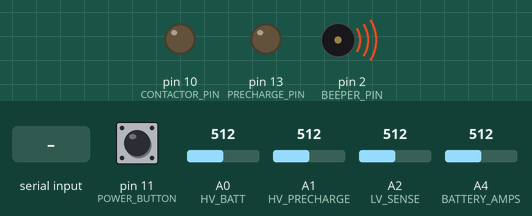
This sketch was run on a simulated Arduino Uno, built with avr-gcc and run on an emulated ATmega328P. Parts: output pins drawn as LEDs (lit = HIGH), buzzer (waves = sounding). Inputs (shaded band) come from the test bench; at power-on: A0 (HV_BATT) = 512, A1 (HV_PRECHARGE) = 512, pin 11 (POWER_BUTTON) HIGH, A2 (LV_SENSE) = 512, A4 (BATTERY_AMPS) = 512. Pins used as bus, display or sensor lines are not drawn; what the sketch prints to the serial monitor is not drawn.

Above: at 1.2 s.
1.3 s: "1\n" received over Serial
At 3.6 s:
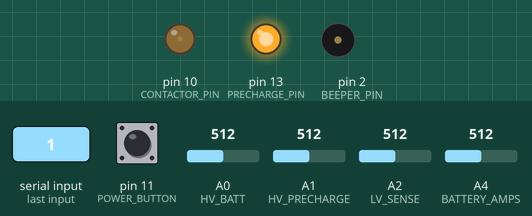
4.0 s: A0 (HV_BATT) set to 534
7.0 s: A0 (HV_BATT) set to 561
At 9.1 s:
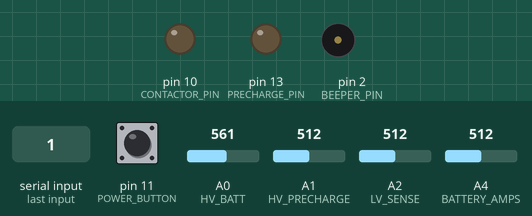
9.5 s: byte 49 ('1') received over Serial
At 9.75 s:
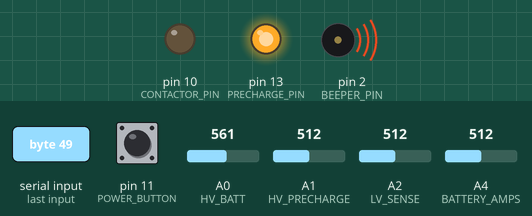
14.0 s: A1 (HV_PRECHARGE) set to 992
At 15.4 s:
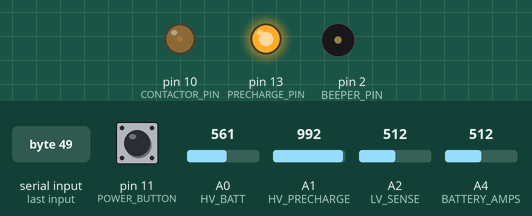
Timing chart, 0 to 17.0 s (numbered marks = the images above; inputs shaded):
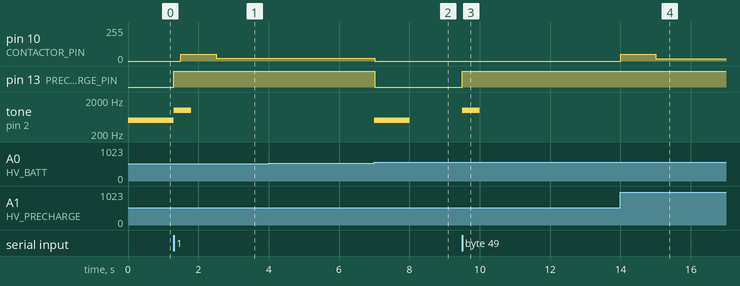

Measured:
- the behaviour switches between 548 and 549 on A0 (HV_BATT) (found by bisection; images 1 and 2)
- after the input at 1.3 s, pin 10 (CONTACTOR_PIN): 0/255 → 50/255 after 0.20 s, → 19/255 1.0 s later; pin 13 (PRECHARGE_PIN): LOW → HIGH at once; tone on pin 2 (BEEPER_PIN): 500 Hz → 1000 Hz at once, → silent 0.50 s later
- after the input at 4.0 s, every drawn part: stays the same
- after the input at 7.0 s, pin 10 (CONTACTOR_PIN): 19/255 → 0/255 at once; pin 13 (PRECHARGE_PIN): HIGH → LOW at once; tone on pin 2 (BEEPER_PIN): silent → 500 Hz at once, → silent 1.0 s later
- after the input at 9.5 s, pin 13 (PRECHARGE_PIN): LOW → HIGH at once; tone on pin 2 (BEEPER_PIN): silent → 1000 Hz at once, → silent 0.50 s later
- after the input at 14.0 s, pin 10 (CONTACTOR_PIN): 0/255 → 50/255 at once, → 17/255 1.0 s later

The sketch:

precharger.ino
```cpp
#define BAUDRATE        38400

uint32_t last_mode_change = 0;
enum mode_type { MODE_OFF = 0, MODE_PRECHARGE, MODE_CLOSING, MODE_ON };
int mode = MODE_OFF;

#define PRECHARGE_PIN   13
#define DCDC_ENABLE_PIN 12
#define POWER_BUTTON    11
#define CONTACTOR_PIN   10
#define BEEPER_PIN      2

#define HV_BATT         A0
#define HV_PRECHARGE    A1
#define HV_DIVISOR      (1023./103900.*3900./5./1.042) // ADC / resistors total * shunt resistor / AREF / fudge
#define LV_SENSE        A2
#define LV_DIVISOR      (1023./8810.*2000./5.) // ADC / resistors total * shunt resistor / AREF
#define BATTERY_AMPS    A4 // current sensor inside Zero battery contactor
#define BATTERY_AMPS_DIVISOR    1.4 // 4.0A = 515.0
#define BATTERY_AMPS_ZERO       509.4 // at zero current flow.  increases with discharge current
#define OVERSAMPLES     25.0 // number of times to analogRead() for oversampling
#define MIN_TURNON_VOLTAGE      (2.9*28) // 2.9*28=81.2 below this voltage we just won't turn on
#define MAX_BATTERY_AMPS        500 // this shouldn't happen right?
#define CONTACTOR_V_LATCH       15 // voltage to click contactor shut hard for a second
#define CONTACTOR_V_HOLD        5 // voltage to keep contactor closed once it's closed
#define CONTACTOR_WAIT_TIME     3000 // how long to wait for amps to fall below CONTACTOR_WAIT_AMPS
#define CONTACTOR_WAIT_AMPS     3    // before opening contactor even though there's current
#define ALERT_VOLTAGE   (3.0*28) // battery warning light or something below this voltage while running
#define PRECHARGE_TIMEOUT       10000 // milliseconds to wait before precharge is considered a failure
#define PRECHARGE_MINTIME       200 // milliseconds before precharge could possibly complete
#define PRECHARGE_MIN_RATIO     0.63 // ratio of hv_precharge ÷ hv_batt not to pass during PRECHARGE_MINTIME

float hv_batt        = 0;
float hv_precharge   = 0;
float lv_sense       = 0;
float contactor_coil = 0; // voltage calculated at contactor coil
float battery_amps   = 0;
int contactor_pwm    = 0; // PWM setting of contactor coil
uint32_t battery_amps_adder; // global for printing raw ADC value accurately

void setup () {
  pinMode(BEEPER_PIN,OUTPUT); // beeper
  digitalWrite(POWER_BUTTON,HIGH); // enable pull-up function on power button pin
  pinMode(DCDC_ENABLE_PIN,OUTPUT);
  pinMode(PRECHARGE_PIN  ,OUTPUT);
  pinMode(CONTACTOR_PIN  ,OUTPUT);
  Serial.begin(BAUDRATE);
  Serial.println("https://github.com/jerkey/precharger");
  setPwmFrequency(CONTACTOR_PIN,64); // 31,250 ÷ 64 is audible, but necessary until better transistor gate drive happens
  tone(BEEPER_PIN,500,3000); // three-second tone
}

void loop () {
  getAnalogs();
  printDisplays();
  while (Serial.available() > 0) handleSerial();
  state_machine();
}

void getAnalogs() {
  hv_batt        = analogRead(HV_BATT) / HV_DIVISOR;
  hv_precharge   = analogRead(HV_PRECHARGE) / HV_DIVISOR;
  lv_sense       = analogRead(LV_SENSE) / LV_DIVISOR;
  contactor_coil = hv_batt * contactor_pwm / 274.0; //analogRead(CONTACTOR_COIL) / CONTACTOR_DIVISOR;
  battery_amps_adder = 0;
  for (int i=0; i<OVERSAMPLES; i++) battery_amps_adder += analogRead(BATTERY_AMPS);
  battery_amps   = (((float)battery_amps_adder/OVERSAMPLES)-BATTERY_AMPS_ZERO) / BATTERY_AMPS_DIVISOR;
}

void printDisplays() {
  static uint32_t lastPrintDisplaysTime = 0;
  if (millis() - lastPrintDisplaysTime > 500) {
    lastPrintDisplaysTime = millis();
    if (digitalRead(DCDC_ENABLE_PIN)) Serial.print("DCDC ");
    if (digitalRead(PRECHARGE_PIN)) Serial.print("PRE ");
    Serial.print("mode: ");
    Serial.print(mode);
    Serial.print("\thv_batt: ");
    Serial.print(hv_batt);
    Serial.print("\thv_precharge: ");
    Serial.print(hv_precharge);
    Serial.print("\tlv_sense: ");
    Serial.print(lv_sense);
    Serial.print("\tcontactor_coil: ");
    Serial.print(contactor_coil);
    Serial.print("V\tbattery_amps: ");
    Serial.print(battery_amps);
    Serial.println(" ("+String((float)battery_amps_adder/OVERSAMPLES)+")");
  }
}

void handleSerial() {
  char inChar = Serial.read(); // read a char
  if (inChar == '0'){
    set_mode(MODE_OFF);
  } else  if (inChar == '1'){
    set_mode(MODE_PRECHARGE);
  } else if (inChar == 'C') { // set contactor PWM
    int inInt = Serial.parseInt(); // look for the next valid integer in the incoming serial stream:
    if (inInt < 256) {
      Serial.println(inInt);
      setContactorPwm(inInt);
    }
  } else if (inChar == 'P'){
    digitalWrite(PRECHARGE_PIN,!digitalRead(PRECHARGE_PIN));
    Serial.println("PRECHARGE_PIN: "+String(digitalRead(PRECHARGE_PIN)));
  } else if (inChar == 'D'){
    digitalWrite(DCDC_ENABLE_PIN,!digitalRead(DCDC_ENABLE_PIN));
    Serial.println("DCDC_ENABLE_PIN: "+String(digitalRead(DCDC_ENABLE_PIN)));
  } else if ((inChar >= 'a')&&(inChar <= 'z')) {
    delay(300); // wait for the user to press the same key again
    if (Serial.available() && inChar == Serial.read()) { // only if the same char pressed twice rapidly
      byte pwmValue = constrain((inChar - 97) * 11, 0, 255);
      Serial.println(pwmValue);
      setContactorPwm(pwmValue);
    } else {
      printHelp();
    }
  } else {
    printHelp();
  }
}

void setContactorVoltage(float desiredVoltage) {
  int desired_contactor_pwm = constrain(274.0/hv_batt*desiredVoltage,0,50);
  if (abs(desired_contactor_pwm - contactor_pwm) > 1) {
    Serial.println("setting contactor_pwm to "+String(desired_contactor_pwm));
    setContactorPwm(desired_contactor_pwm);
  }
}

void setContactorPwm(int pwm) {
  analogWrite(CONTACTOR_PIN,pwm);
  contactor_pwm = pwm;
}

void printHelp() {
  Serial.println("0=MODE_OFF, 1=MODE_PRECHARGE, (P)recharge toggle, (D)CDC toggle, C### to enter PWMval, aa - zz 0 to 255");
}

void set_mode(int mode_to_set) {
  mode = mode_to_set;
  last_mode_change = millis();
  Serial.println("Switching to mode "+String(mode));
  state_machine(); // call the function right away
}

void state_machine() {
  switch (mode) {
    case MODE_OFF: mode_off(); break;
    case MODE_PRECHARGE: mode_precharge(); break;
    case MODE_CLOSING: mode_closing(); break;
    case MODE_ON: mode_on(); break;
    default: return;
  }
}

void mode_off() {
  digitalWrite(DCDC_ENABLE_PIN,LOW); // turn off DCDC converter and thus motor controller
  digitalWrite(PRECHARGE_PIN,LOW); // turn off precharging
  if (millis() - last_mode_change < CONTACTOR_WAIT_TIME) { // wait for current draw to hit zero
    if (abs(battery_amps) < CONTACTOR_WAIT_AMPS) setContactorPwm(0); // turn off contactor
  } else if (contactor_pwm != 0) { // more than n seconds since mode change
    setContactorPwm(0); // turn off contactor even if there's current across it
    Serial.println("ALERT: opening contactor with "+String(battery_amps)+" amps across it!");
    tone(BEEPER_PIN,500,1000); // one second tone
  }
  if ((digitalRead(POWER_BUTTON) == 0) && (millis() - last_mode_change > 3000)){ // power button pressed
    delay(100); // debounce
    if (digitalRead(POWER_BUTTON) == 1) return; // false button press
    if (hv_batt < MIN_TURNON_VOLTAGE) { // can't turn on if voltage is too low
      Serial.println("ERROR: attempt to turn on but voltage is too low");
      tone(BEEPER_PIN,500,1000); // one second tone
    } else {
      Serial.println("ALERT! power button pressed, turning on!");
      tone(BEEPER_PIN,500,1000); // one second tone
      set_mode(MODE_PRECHARGE);
    }
  }
}

void mode_precharge() {
  digitalWrite(PRECHARGE_PIN,HIGH); // turn on precharging
  if (millis() - last_mode_change > PRECHARGE_MINTIME) {
    if (hv_batt - hv_precharge < 5) {
      set_mode(MODE_CLOSING);
    } else if (millis() - last_mode_change > PRECHARGE_TIMEOUT) {
      Serial.println("ERROR: Failed to precharge after PRECHARGE_TIMEOUT!");
      tone(BEEPER_PIN,500,1000); // one second tone
      set_mode(MODE_OFF);
    }
  } else {
    if (hv_precharge / hv_batt > PRECHARGE_MIN_RATIO) {
      if (millis() - last_mode_change < 7) {
        Serial.println("ERROR: precharged too fast");
        tone(BEEPER_PIN,1000,500); // half-second high-tone
      }
      // set_mode(MODE_OFF); this is a problem if capacitors don't drain when turned off
    }
  }
}

void mode_closing() {
  if (contactor_pwm == 0) {
    if (hv_batt - hv_precharge < 5) {
      setContactorVoltage(CONTACTOR_V_LATCH);
    } else {
      Serial.println("ERROR: mode_closing() called but not precharged");
      tone(BEEPER_PIN,500,1000); // one second tone
    }
  } else if (millis() - last_mode_change > 1000) { // it's been a second fully clicked
    if (hv_batt - hv_precharge < 1) { // should be no voltage across contactor!
      set_mode(MODE_ON);
    } else {
      Serial.println("ERROR: more than 1 volt across contactor, abort closing!");
      tone(BEEPER_PIN,500,1000); // one second tone
      set_mode(MODE_OFF);
    }
  }
}

void mode_on() {
  setContactorVoltage(CONTACTOR_V_HOLD); // adjust contactor PWM as necessary
  digitalWrite(DCDC_ENABLE_PIN,HIGH);
  if (hv_batt < ALERT_VOLTAGE) {
    Serial.print("#");
  }
  if (battery_amps > MAX_BATTERY_AMPS) { // in the event of an extreme problem!
    Serial.println("DANGER! TOO MUCH AMPERAGE ACROSS CONTACTOR!");
    tone(BEEPER_PIN,500,1000); // one second tone
    set_mode(MODE_OFF);
  }
  if (hv_batt - hv_precharge > 5) { // should be no voltage across contactor!
    Serial.println("DANGER! VOLTAGE SEEN ACROSS CONTACTOR!");
    tone(BEEPER_PIN,500,1000); // one second tone
    set_mode(MODE_OFF);
  }
  if ((digitalRead(POWER_BUTTON) == 0) && (millis() - last_mode_change > 3000)){ // power button pressed
    delay(100); // debounce
    if (digitalRead(POWER_BUTTON) == 1) return; // false button press
    Serial.println("ALERT! power button pressed, turning off!");
    tone(BEEPER_PIN,500,1000); // one second tone
    set_mode(MODE_OFF);
  }
}

// https://playground.arduino.cc/Code/PwmFrequency/
void setPwmFrequency(int pin, int divisor) {
  byte mode;
  if(pin == 5 || pin == 6 || pin == 9 || pin == 10) {
    switch(divisor) {
      case 1: mode = 0x01; break;
      case 8: mode = 0x02; break;
      case 64: mode = 0x03; break;
      case 256: mode = 0x04; break;
      case 1024: mode = 0x05; break;
      default: return;
    }
    if(pin == 5 || pin == 6) {
      TCCR0B = TCCR0B & 0b11111000 | mode;
    } else {
      TCCR1B = TCCR1B & 0b11111000 | mode;
    }
  } else if(pin == 3 || pin == 11) {
    switch(divisor) {
      case 1: mode = 0x01; break;
      case 8: mode = 0x02; break;
      case 32: mode = 0x03; break;
      case 64: mode = 0x04; break;
      case 128: mode = 0x05; break;
      case 256: mode = 0x06; break;
      case 1024: mode = 0x07; break;
      default: return;
    }
    TCCR2B = TCCR2B & 0b11111000 | mode;
  }
}
```
